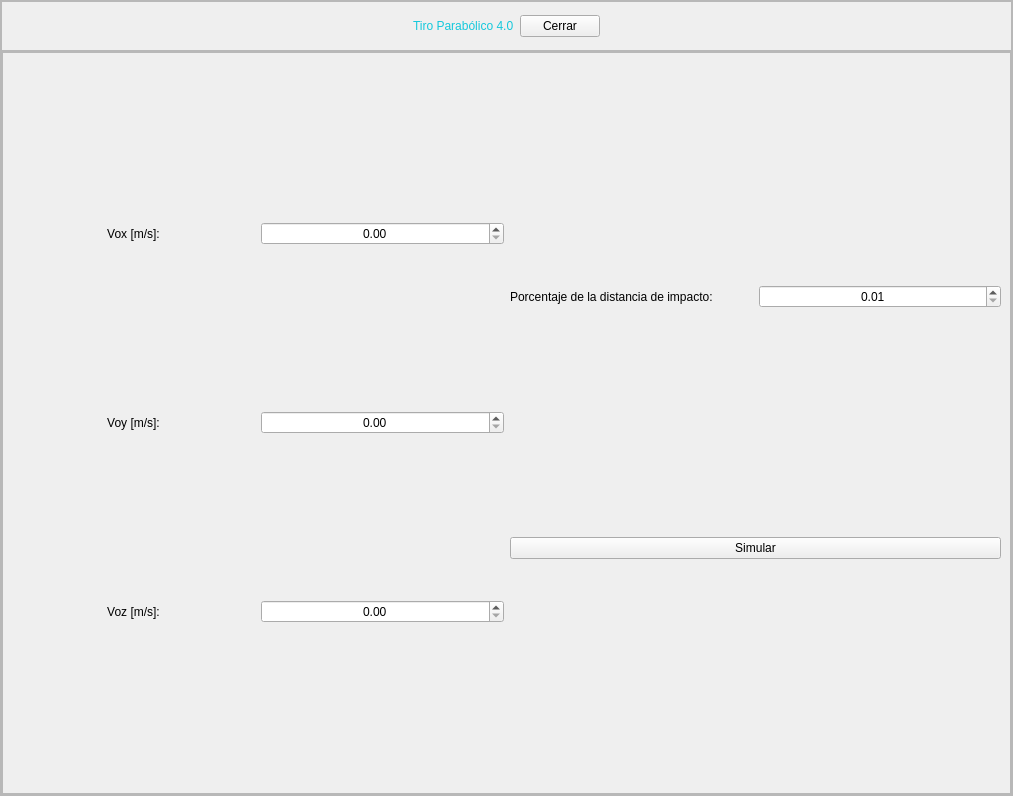
<?xml version="1.0" encoding="UTF-8"?>
<ui version="4.0">
 <class>MainWindow</class>
 <widget class="QMainWindow" name="MainWindow">
  <property name="geometry">
   <rect>
    <x>0</x>
    <y>0</y>
    <width>1013</width>
    <height>796</height>
   </rect>
  </property>
  <property name="windowTitle">
   <string>MainWindow</string>
  </property>
  <widget class="QWidget" name="centralwidget">
   <layout class="QVBoxLayout" name="verticalLayout">
    <property name="spacing">
     <number>0</number>
    </property>
    <property name="leftMargin">
     <number>0</number>
    </property>
    <property name="topMargin">
     <number>0</number>
    </property>
    <property name="rightMargin">
     <number>0</number>
    </property>
    <property name="bottomMargin">
     <number>0</number>
    </property>
    <item>
     <widget class="QFrame" name="frame">
      <property name="frameShape">
       <enum>QFrame::StyledPanel</enum>
      </property>
      <property name="frameShadow">
       <enum>QFrame::Raised</enum>
      </property>
      <layout class="QVBoxLayout" name="verticalLayout_2" stretch="1,8">
       <property name="spacing">
        <number>0</number>
       </property>
       <property name="leftMargin">
        <number>0</number>
       </property>
       <property name="topMargin">
        <number>0</number>
       </property>
       <property name="rightMargin">
        <number>0</number>
       </property>
       <property name="bottomMargin">
        <number>0</number>
       </property>
       <item>
        <widget class="QFrame" name="frame_2">
         <property name="maximumSize">
          <size>
           <width>16777215</width>
           <height>50</height>
          </size>
         </property>
         <property name="styleSheet">
          <string notr="true">QLabel{
font: 87 12pt &quot;Arial Black&quot;;
color: rgb(20, 200,220);
}

QPushButton{
	font: 10pt &quot;MS Shell Dlg 2&quot;;
}</string>
         </property>
         <property name="frameShape">
          <enum>QFrame::StyledPanel</enum>
         </property>
         <property name="frameShadow">
          <enum>QFrame::Raised</enum>
         </property>
         <layout class="QHBoxLayout" name="horizontalLayout">
          <item>
           <spacer name="horizontalSpacer">
            <property name="orientation">
             <enum>Qt::Horizontal</enum>
            </property>
            <property name="sizeHint" stdset="0">
             <size>
              <width>331</width>
              <height>20</height>
             </size>
            </property>
           </spacer>
          </item>
          <item>
           <widget class="QLabel" name="label">
            <property name="text">
             <string>Tiro Parabólico 4.0</string>
            </property>
           </widget>
          </item>
          <item>
           <widget class="QPushButton" name="button_cerrar">
            <property name="text">
             <string>Cerrar</string>
            </property>
           </widget>
          </item>
          <item>
           <spacer name="horizontalSpacer_2">
            <property name="orientation">
             <enum>Qt::Horizontal</enum>
            </property>
            <property name="sizeHint" stdset="0">
             <size>
              <width>331</width>
              <height>20</height>
             </size>
            </property>
           </spacer>
          </item>
         </layout>
        </widget>
       </item>
       <item>
        <widget class="QFrame" name="frame_3">
         <property name="frameShape">
          <enum>QFrame::StyledPanel</enum>
         </property>
         <property name="frameShadow">
          <enum>QFrame::Raised</enum>
         </property>
         <layout class="QVBoxLayout" name="verticalLayout_4" stretch="2,8">
          <property name="spacing">
           <number>0</number>
          </property>
          <property name="leftMargin">
           <number>0</number>
          </property>
          <property name="topMargin">
           <number>0</number>
          </property>
          <property name="rightMargin">
           <number>0</number>
          </property>
          <property name="bottomMargin">
           <number>0</number>
          </property>
          <item>
           <widget class="QFrame" name="frame_4">
            <property name="styleSheet">
             <string notr="true">font: 10pt &quot;MS Shell Dlg 2&quot;;</string>
            </property>
            <property name="frameShape">
             <enum>QFrame::StyledPanel</enum>
            </property>
            <property name="frameShadow">
             <enum>QFrame::Raised</enum>
            </property>
            <layout class="QHBoxLayout" name="horizontalLayout_3">
             <item>
              <layout class="QGridLayout" name="gridLayout">
               <item row="2" column="0">
                <widget class="QLabel" name="label_4">
                 <property name="text">
                  <string>Voz [m/s]:</string>
                 </property>
                 <property name="alignment">
                  <set>Qt::AlignCenter</set>
                 </property>
                </widget>
               </item>
               <item row="0" column="0">
                <widget class="QLabel" name="label_2">
                 <property name="text">
                  <string>Vox [m/s]:</string>
                 </property>
                 <property name="alignment">
                  <set>Qt::AlignCenter</set>
                 </property>
                </widget>
               </item>
               <item row="1" column="0">
                <widget class="QLabel" name="label_3">
                 <property name="text">
                  <string>Voy [m/s]:</string>
                 </property>
                 <property name="alignment">
                  <set>Qt::AlignCenter</set>
                 </property>
                </widget>
               </item>
               <item row="0" column="1">
                <widget class="QDoubleSpinBox" name="sBox_Vox">
                 <property name="alignment">
                  <set>Qt::AlignCenter</set>
                 </property>
                 <property name="maximum">
                  <double>100000.000000000000000</double>
                 </property>
                </widget>
               </item>
               <item row="1" column="1">
                <widget class="QDoubleSpinBox" name="sBox_Voy">
                 <property name="alignment">
                  <set>Qt::AlignCenter</set>
                 </property>
                 <property name="maximum">
                  <double>100000.000000000000000</double>
                 </property>
                </widget>
               </item>
               <item row="2" column="1">
                <widget class="QDoubleSpinBox" name="sBox_Voz">
                 <property name="alignment">
                  <set>Qt::AlignCenter</set>
                 </property>
                 <property name="maximum">
                  <double>100000.000000000000000</double>
                 </property>
                </widget>
               </item>
              </layout>
             </item>
             <item>
              <layout class="QGridLayout" name="gridLayout_2">
               <item row="0" column="0">
                <layout class="QHBoxLayout" name="horizontalLayout_2">
                 <item>
                  <widget class="QLabel" name="label_5">
                   <property name="text">
                    <string>Porcentaje de la distancia de impacto:</string>
                   </property>
                  </widget>
                 </item>
                 <item>
                  <widget class="QDoubleSpinBox" name="sBox_pord">
                   <property name="alignment">
                    <set>Qt::AlignCenter</set>
                   </property>
                   <property name="minimum">
                    <double>0.010000000000000</double>
                   </property>
                   <property name="maximum">
                    <double>1.000000000000000</double>
                   </property>
                   <property name="singleStep">
                    <double>0.100000000000000</double>
                   </property>
                   <property name="value">
                    <double>0.010000000000000</double>
                   </property>
                  </widget>
                 </item>
                </layout>
               </item>
               <item row="1" column="0">
                <widget class="QPushButton" name="button_simular">
                 <property name="text">
                  <string>Simular</string>
                 </property>
                </widget>
               </item>
              </layout>
             </item>
            </layout>
           </widget>
          </item>
          <item>
           <layout class="QVBoxLayout" name="graf_tiro"/>
          </item>
         </layout>
        </widget>
       </item>
      </layout>
     </widget>
    </item>
   </layout>
  </widget>
 </widget>
 <resources/>
 <connections/>
</ui>
